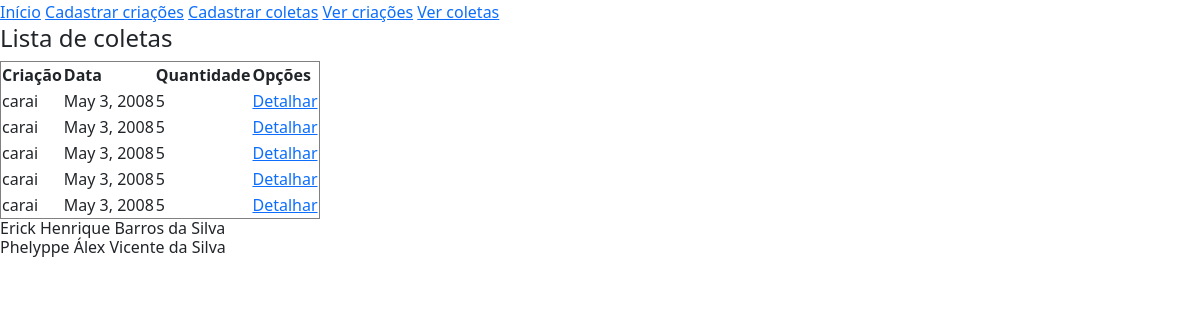
The page /listar-coletas/ on the database as committed earlier.
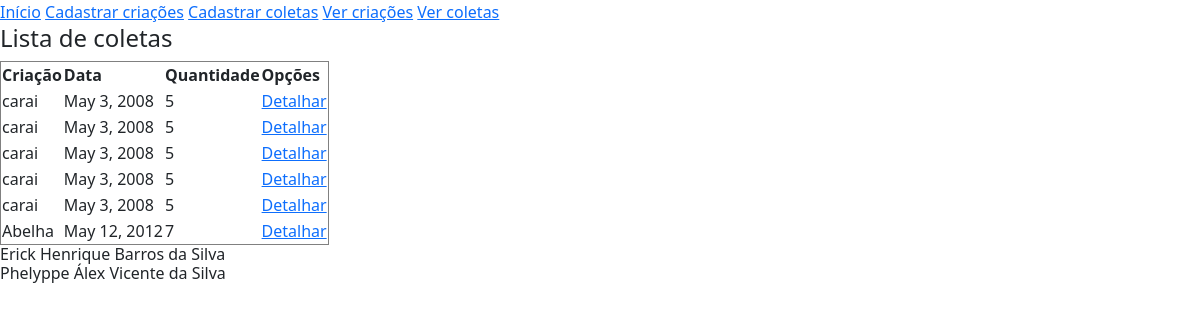
The same page on the database as committed later.
### Producao/models.py (models this page shows, shortened)
class Coleta(models.Model):
    id = models.AutoField(primary_key=True)
    criacao = models.ForeignKey(Criacao, on_delete=models.CASCADE, verbose_name='criacao')
    data = models.DateField(max_length=10, verbose_name='data')
    quantidade = models.IntegerField(verbose_name='quantidade')

class Criacao(models.Model):
    id = models.AutoField(primary_key=True)
    raca = models.CharField(max_length=30, verbose_name='raca')
    data_entrada = models.DateField(max_length=10, verbose_name='data_entrada')
    class Meta:
        ordering = ['data_entrada', 'raca']
        app_label = 'Producao'

### Producao/views.py (the view)
# urls.py: path('listar-coletas/', views.listar_coletas, name='listar_coletas'),
def listar_coletas(request):
    lista_coletas = Coleta.objects.all()
    informacoes = {
        'lista_coletas': lista_coletas
    }
    return render(request, 'Producao/listar_coletas.html', informacoes)

### templates/Producao/listar_coletas.html (shortened to what this page needs)
{% extends "base.html" %}
{% block subtitulo %}
Lista de coletas
{% endblock %}
{% block conteudo %}
    <table border="1">
        <tr>
            <th>Criação</th>
            <th>Data</th>
            <th>Quantidade</th>
            <th>Opções</th>
        </tr>
        {% for coleta in lista_coletas %}
            <tr>
                <td>{{ coleta.criacao.raca }}</td>
                <td>{{ coleta.data }}</td>
                <td>{{ coleta.quantidade }}</td>
                <td><a href="detalhes/{{ coleta.id }}">Detalhar</a></td>
            </tr>
        {% endfor %}
    </table>
{% endblock %}

Rows that differ between the two databases and show on the page:
added Coleta: criacao.raca "Abelha", data "May 12, 2012", quantidade "7"
